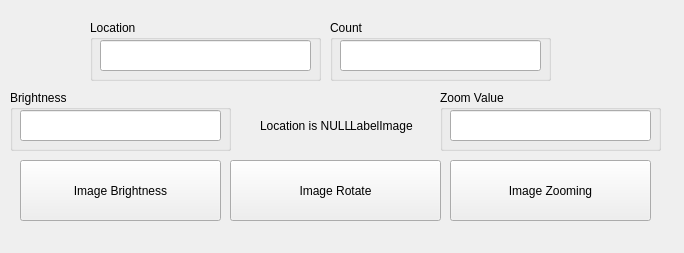
<?xml version="1.0" encoding="UTF-8"?>
<ui version="4.0">
 <class>Form</class>
 <widget class="QWidget" name="Form">
  <property name="geometry">
   <rect>
    <x>0</x>
    <y>0</y>
    <width>684</width>
    <height>253</height>
   </rect>
  </property>
  <property name="windowTitle">
   <string>Data_Augmentation</string>
  </property>
  <widget class="QPushButton" name="btn_rotate">
   <property name="geometry">
    <rect>
     <x>230</x>
     <y>160</y>
     <width>211</width>
     <height>61</height>
    </rect>
   </property>
   <property name="text">
    <string>Image Rotate</string>
   </property>
  </widget>
  <widget class="QPushButton" name="btn_brightness">
   <property name="geometry">
    <rect>
     <x>20</x>
     <y>160</y>
     <width>201</width>
     <height>61</height>
    </rect>
   </property>
   <property name="text">
    <string>Image Brightness</string>
   </property>
  </widget>
  <widget class="QPushButton" name="btn_zooming">
   <property name="geometry">
    <rect>
     <x>450</x>
     <y>160</y>
     <width>201</width>
     <height>61</height>
    </rect>
   </property>
   <property name="text">
    <string>Image Zooming</string>
   </property>
  </widget>
  <widget class="QGroupBox" name="groupBox">
   <property name="geometry">
    <rect>
     <x>90</x>
     <y>20</y>
     <width>231</width>
     <height>61</height>
    </rect>
   </property>
   <property name="title">
    <string>Location</string>
   </property>
   <widget class="QLineEdit" name="line_location">
    <property name="geometry">
     <rect>
      <x>10</x>
      <y>20</y>
      <width>211</width>
      <height>31</height>
     </rect>
    </property>
   </widget>
  </widget>
  <widget class="QGroupBox" name="groupBox_2">
   <property name="geometry">
    <rect>
     <x>330</x>
     <y>20</y>
     <width>221</width>
     <height>61</height>
    </rect>
   </property>
   <property name="title">
    <string>Count</string>
   </property>
   <widget class="QLineEdit" name="line_count">
    <property name="geometry">
     <rect>
      <x>10</x>
      <y>20</y>
      <width>201</width>
      <height>31</height>
     </rect>
    </property>
   </widget>
  </widget>
  <widget class="QGroupBox" name="groupBox_3">
   <property name="geometry">
    <rect>
     <x>10</x>
     <y>90</y>
     <width>221</width>
     <height>61</height>
    </rect>
   </property>
   <property name="title">
    <string>Brightness</string>
   </property>
   <widget class="QLineEdit" name="line_brightness">
    <property name="geometry">
     <rect>
      <x>10</x>
      <y>20</y>
      <width>201</width>
      <height>31</height>
     </rect>
    </property>
   </widget>
  </widget>
  <widget class="QGroupBox" name="groupBox_4">
   <property name="geometry">
    <rect>
     <x>440</x>
     <y>90</y>
     <width>221</width>
     <height>61</height>
    </rect>
   </property>
   <property name="title">
    <string>Zoom Value</string>
   </property>
   <widget class="QLineEdit" name="line_zoom">
    <property name="geometry">
     <rect>
      <x>10</x>
      <y>20</y>
      <width>201</width>
      <height>31</height>
     </rect>
    </property>
   </widget>
  </widget>
  <widget class="QLabel" name="lbl_text">
   <property name="geometry">
    <rect>
     <x>260</x>
     <y>100</y>
     <width>91</width>
     <height>51</height>
    </rect>
   </property>
   <property name="text">
    <string>Location is NULL</string>
   </property>
  </widget>
  <widget class="QLabel" name="lbl_image">
   <property name="geometry">
    <rect>
     <x>350</x>
     <y>100</y>
     <width>91</width>
     <height>51</height>
    </rect>
   </property>
   <property name="text">
    <string>LabelImage</string>
   </property>
  </widget>
 </widget>
 <resources/>
 <connections/>
</ui>
